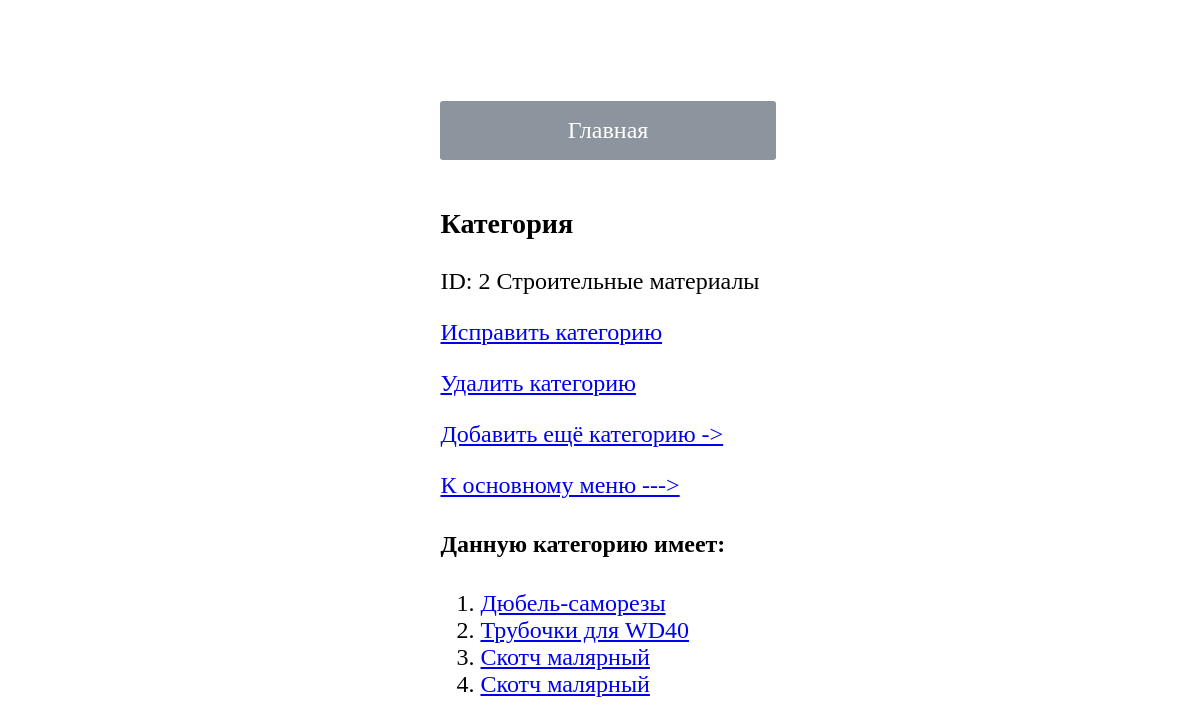
/inventory/category-detail/2/, run on an earlier commit of the app's database.
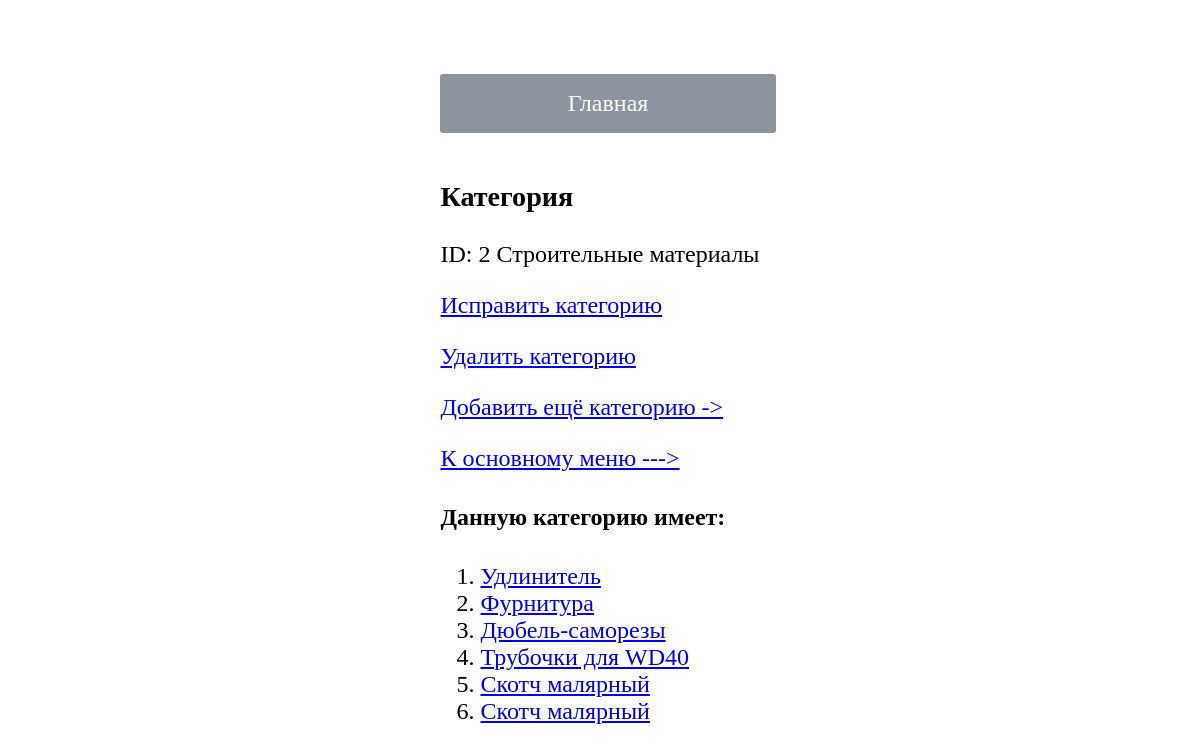
And on a later commit of the database.
### inventory_items/models.py (models this page shows, shortened)
class ItemModel(models.Model):
    name = models.CharField(max_length=30,
                            verbose_name="Название предмета",
                            blank=False)
    photo = models.ImageField(verbose_name="Фотография",
                              blank=True,
                              upload_to='uploads/%Y/%m/%d',
                              null=True,
                              default='uploads/default_item_image.png')
    details = models.TextField(verbose_name="Описание предмета")
    date_create = models.DateTimeField(verbose_name="Время добавления",
                                       auto_now_add=True)
    count = models.IntegerField(verbose_name="Количество/Объём",
                                blank=True,
                                default=1)
    STATUS_OF_ITEM = {
        "exist": "В наличии",
        "recycled": "Переработано",
        "thrown": "Выброшено"
    }
    status = models.CharField(max_length=15,
                              verbose_name="Статус",
                              blank=True,
                              null=False,
                              choices=STATUS_OF_ITEM,
                              default="exist")
    categories = models.ForeignKey(CategoryModel,
                                   verbose_name="Категория предмета",
                                   on_delete=models.PROTECT,
                                   blank=True,
                                   null=True,
                                   default=CategoryModel.get_last_cat_item)
    box = models.ForeignKey(BoxModel,
                            on_delete=models.PROTECT,
                            verbose_name="Упаковка",
                            blank=True,
                            null=True,
                            default=BoxModel.get_last_box_item)
    location = models.ForeignKey(LocationModel,
                                 verbose_name="Место/локация",
                                 on_delete=models.PROTECT,
                                 blank=True,
                                 null=True,
                                 default=LocationModel.get_last_location_item)
    def __str__(self):
        return self.name
    class Meta:
        ordering = ['-id']

### inventory_items/views.py (the view)
class CategoryDetailView(DetailView):
    model = CategoryModel
    def get_context_data(self, **kwargs):
        context = super().get_context_data(**kwargs)
        context['items'] = ItemModel.objects.filter(
            categories_id=context['object'].id)
        return context

### inventory_items/templates/inventory_items/categorymodel_detail.html (shortened to what this page needs)
{% extends 'inventory_items/base.html' %}
{% block content %}
    <h3>Категория</h3>
    <div>
        ID: {{ object.id }}
        {{ object.name }}
    </div>
    <div>
        <p>
            <a href="{% url 'inventory:category_update_form' pk=object.id %}">
                Исправить категорию
            </a>
        </p>
        <p>
            <a href="{% url 'inventory:category_confirm_delete' pk=object.id %}">
                Удалить категорию
            </a>
        </p>
        <p>
            <a href="{% url 'inventory:category-create' %}">
                Добавить ещё категорию ->
            </a>
        </p>
        <p>
            <a href="{% url 'inventory:index' %}">
                К основному меню --->
            </a>
        </p>
        <p>
            <h4>Данную категорию имеет:</h4>
            <ol>
                {% for item in items %}
                    <li>
                        <a href="{% url 'inventory:item-details' pk=item.id %}">
                            {{ item }}
                        </a>
                    </li>
                {% endfor %}
            </ol>
        </p>
    </div>
{% endblock content %}

What changed in the data, as far as the page shows it:
added ItemModel: name "Удлинитель"
added ItemModel: name "Фурнитура"
